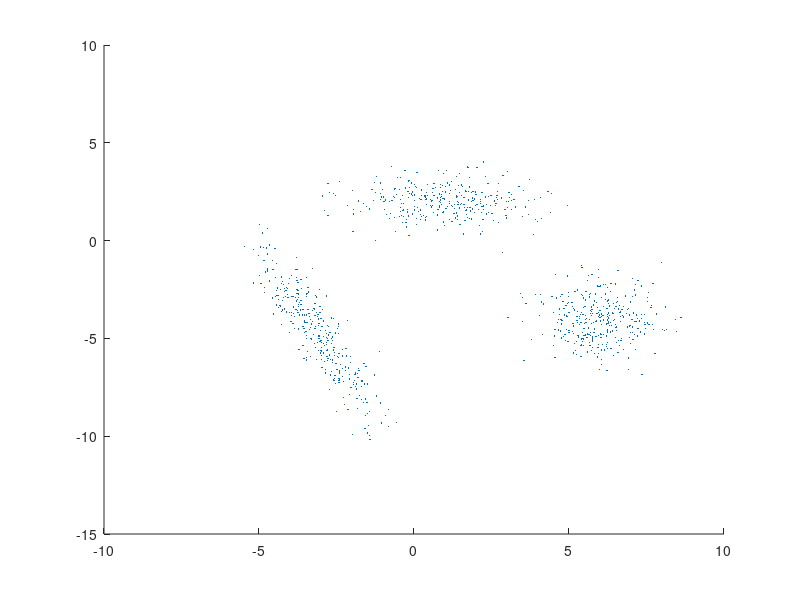

This figure's MATLAB source: (Note: this script raises an error after producing the figure.)
real_mu = [1 2;-3 -5; 6 -4];
real_sigma = cat(3,[2 0;0 .5],[1 -2;-2 5],[1 0; 0 1]);
p = ones(1,3)/3;
obj = gmdistribution(real_mu,real_sigma,p);

hold on

rng(1); % For reproducibility
Y = random(obj,1000);

scatter(Y(:,1),Y(:,2),10,'.');

[mu, sigma, pi] = em_gaussian(Y',3,100);

mu = mu';
pi = pi';
estobj = gmdistribution(mu,sigma,pi);
ezcontour(@(x,y)pdf(estobj,[x y]),[-10 10],[-10 10])